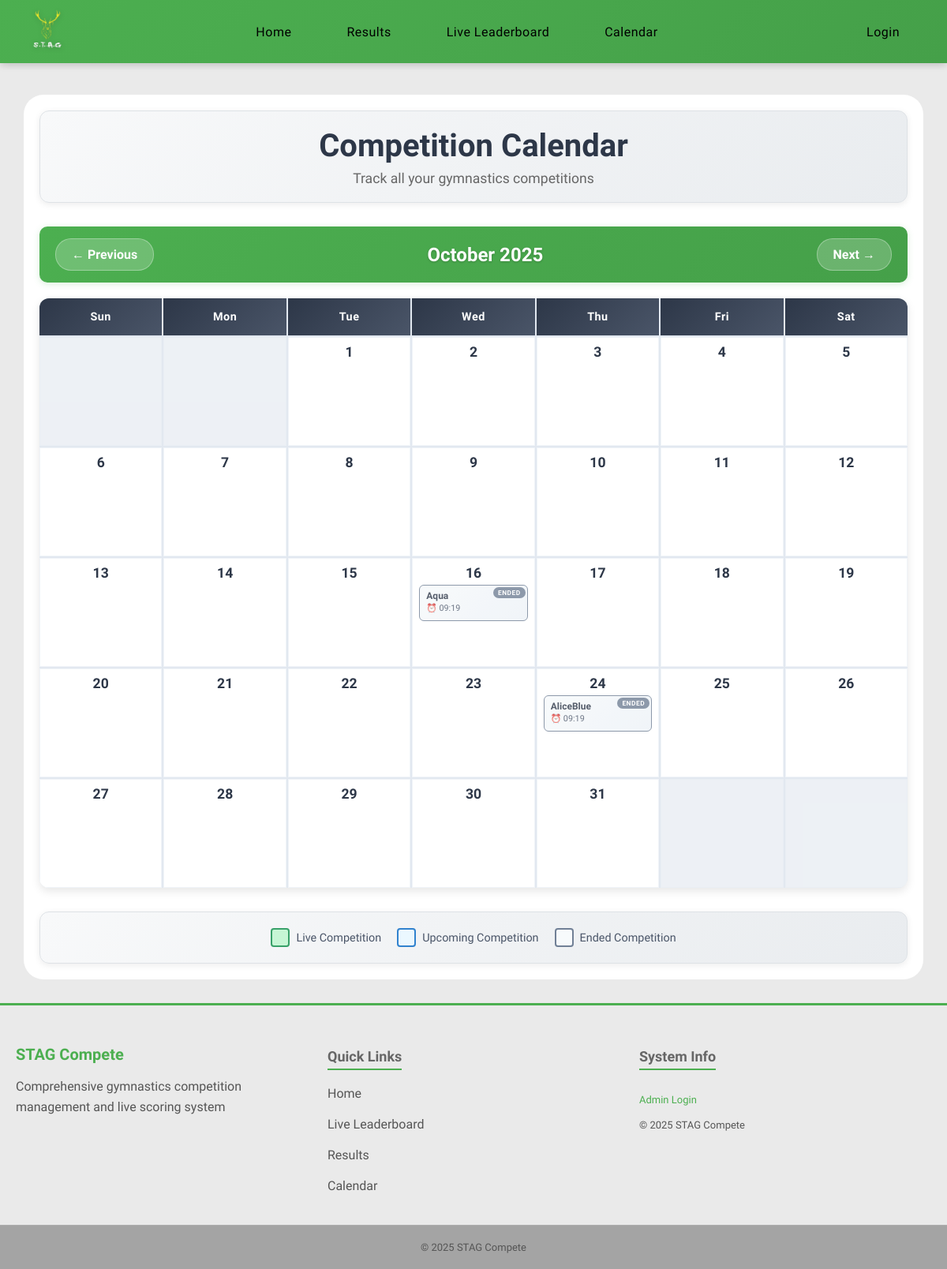
The page /calendar?year=2025&month=10 on the database as committed earlier.
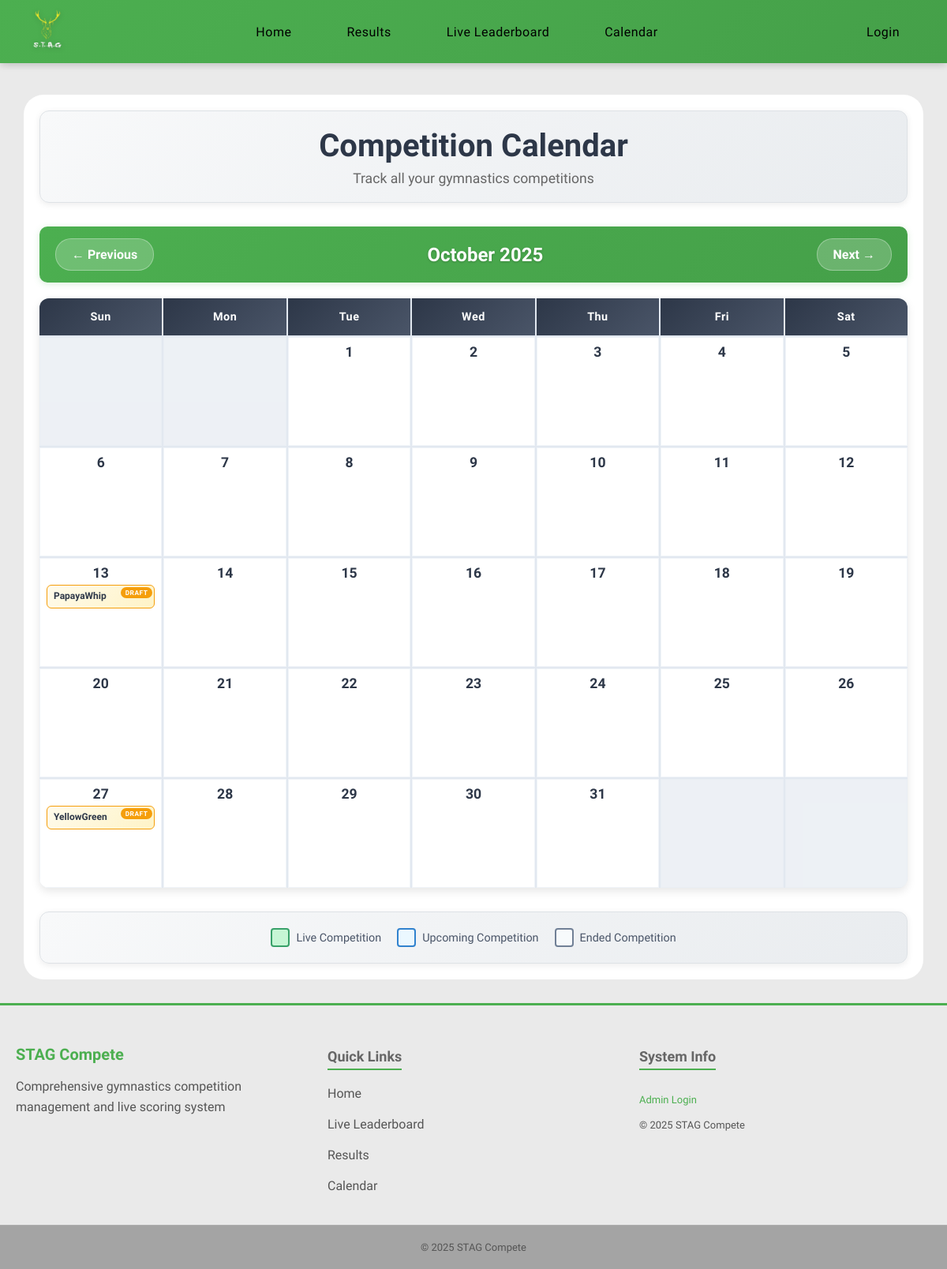
The same page on the database as committed later.
### models.py (models this page shows)
class Competitions(db.Model):
    __tablename__ = 'competitions'
    id = db.Column(
        db.Integer, primary_key=True
    )
    season_id = db.Column(
        db.Integer, db.ForeignKey('seasons.id'), nullable=False
    )
    name = db.Column(
        db.String(50), nullable=False
    )
    address = db.Column(
        db.String(100), nullable=False
    )
    competition_date = db.Column(
        db.Date, nullable=True
    )
    status = db.Column(
        db.String(20), nullable=False, default='draft'
    )  # Options: 'draft', 'live', 'ended'
    started_at = db.Column(
        db.DateTime, nullable=True
    )
    ended_at = db.Column(
        db.DateTime, nullable=True
    )
    entries = db.relationship(
        'Entries', backref='competitions'
    )
    season = db.relationship(
        'Seasons', backref='competitions'
    )

### routes/calendar_routes.py (the view)
@main.route('/calendar')
def calendar_view():
    year = request.args.get('year', datetime.now().year, type=int)
    month = request.args.get('month', datetime.now().month, type=int)
    if month > 12:
        month = 1
        year += 1
    elif month < 1:
        month = 12
        year -= 1
    cal = calendar.monthcalendar(year, month)
    month_name = calendar.month_name[month]
    start_date = datetime(year, month, 1).date()
    if month == 12:
        end_date = datetime(year + 1, 1, 1).date() - timedelta(days=1)
    else:
        end_date = datetime(year, month + 1, 1).date() - timedelta(days=1)
    competitions = models.Competitions.query.filter(
        models.Competitions.competition_date.between(start_date, end_date)
    ).all()
    competitions_by_date = {}
    for comp in competitions:
        if comp.competition_date:
            day = comp.competition_date.day
            if day not in competitions_by_date:
                competitions_by_date[day] = []
            competitions_by_date[day].append(comp)
    prev_month = month - 1 if month > 1 else 12
    prev_year = year if month > 1 else year - 1
    next_month = month + 1 if month < 12 else 1
    next_year = year if month < 12 else year + 1
    return render_template(
        'calendar.html',
        calendar_data=cal,
        month_name=month_name,
        year=year,
        month=month,
        competitions_by_date=competitions_by_date,
        prev_month=prev_month,
        prev_year=prev_year,
        next_month=next_month,
        next_year=next_year,
        today=datetime.now()
    )

### routes/__init__.py (called while the page is built)
@main.context_processor  # Ensures this is run before any other routes
def inject_user():
    return dict(
        logged_in='user_id' in session,
        user_roles=session.get('roles', []),
        is_admin='admin' in session.get('roles', []),
        is_judge='judges' in session.get('roles', []),
        user_id=session.get('user_id')
    )

### templates/calendar.html (shortened to what this page needs)
{% extends 'layout.html' %}
{% block content %}
<div class="content">
    <div class="container">
        <div class="header">
            <h1>Competition Calendar</h1>
            <p>Track all your gymnastics competitions</p>
        </div>
        <div class="calendar-nav">
            <a href="{{ url_for('main.calendar_view', year=prev_year, month=prev_month) }}" class="nav-btn">
                ← Previous
            </a>
            <div class="current-month">{{ month_name }} {{ year }}</div>
            <a href="{{ url_for('main.calendar_view', year=next_year, month=next_month) }}" class="nav-btn">
                Next →
            </a>
        </div>
        <div class="calendar-grid">
            <div class="calendar-header">Sun</div>
            <div class="calendar-header">Mon</div>
            <div class="calendar-header">Tue</div>
            <div class="calendar-header">Wed</div>
            <div class="calendar-header">Thu</div>
            <div class="calendar-header">Fri</div>
            <div class="calendar-header">Sat</div>
            {% for week in calendar_data %}
            {% for day in week %}
            {% if day == 0 %}
            <div class="calendar-day other-month"></div>
            {% else %}
            {% set is_today = (day == today.day and month == today.month and year == today.year) %}
            <div class="calendar-day {% if is_today %}today{% endif %}">
                <div class="day-number">{{ day }}</div>
                {% if day in competitions_by_date %}
                {% for competition in competitions_by_date[day] %}
                <div class="competition {{ competition.status }}" data-competition-id="{{ competition.id }}">
                    <div class="competition-title">{{ competition.name }}</div>
                    {% if competition.started_at %}
                    <div class="competition-time">
                        ⏰ {{ competition.started_at.strftime('%H:%M') }}
                    </div>
                    {% endif %}
                    <span class="status-badge status-{{ competition.status }}">{{ competition.status }}</span>
                </div>
                {% endfor %}
                {% endif %}
            </div>
            {% endif %}
            {% endfor %}
            {% endfor %}
        </div>
        <div class="legend">
            <div class="legend-item">
                <div class="legend-color" style="background: #c6f6d5; border-color: #38a169;"></div>
                <span>Live Competition</span>
            </div>
            <div class="legend-item">
                <div class="legend-color" style="background: #ebf8ff; border-color: #3182ce;"></div>
                <span>Upcoming Competition</span>
            </div>
            <div class="legend-item">
                <div class="legend-color" style="background: #f7fafc; border-color: #718096;"></div>
                <span>Ended Competition</span>
            </div>
        </div>
    </div>
</div>
{% endblock %}

Rows that differ between the two databases and show on the page:
no longer on this page (row edited): Competitions: name "Aqua", started_at "09:19", status "ENDED", shown under "16"
removed Competitions: name "AliceBlue", started_at "09:19", status "ENDED", shown under "24"
now on this page (row edited): Competitions: name "PapayaWhip", status "DRAFT", shown under "13"
added Competitions: name "YellowGreen", status "DRAFT", shown under "27"
